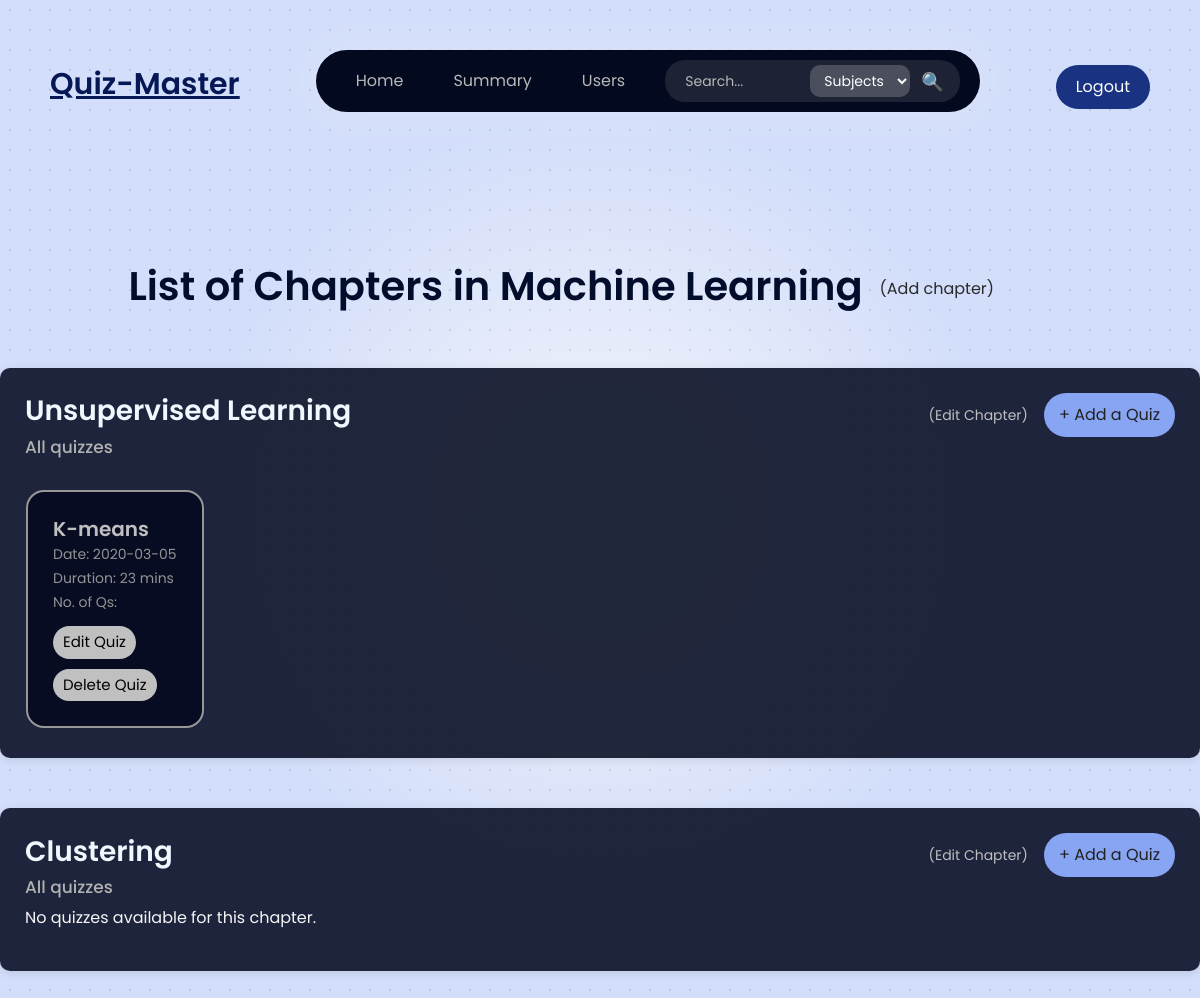
The app's page /admin/subject/1/chapters_list with its own data.
### models/models.py (models this page shows, shortened)
class Subjects(db.Model):
    __tablename__ = 'subjects'
    id = db.Column(db.Integer, primary_key=True)
    name = db.Column(db.String(100), unique=True, nullable=False)
    description = db.Column(db.Text, nullable=True)

class Chapter(db.Model):
    __tablename__ = 'chapters'
    id = db.Column(db.Integer, primary_key=True)
    subject_id = db.Column(db.Integer, db.ForeignKey('subjects.id'), nullable=False)
    name = db.Column(db.String(100), nullable=False)
    description = db.Column(db.Text, nullable=True)

class Quiz(db.Model):
    __tablename__ = 'quizzes'
    id = db.Column(db.Integer, primary_key=True)
    subject_id = db.Column(db.Integer, db.ForeignKey('subjects.id'), nullable=False)
    chapter_id = db.Column(db.Integer, db.ForeignKey('chapters.id'), nullable=False)
    date_of_quiz = db.Column(db.Date, nullable=False)
    time_duration = db.Column(db.Integer, nullable=False)
    remarks = db.Column(db.Text, nullable=True)

### app.py (the view)
@app.route('/admin/subject/<int:subject_id>/chapters_list', methods=['GET'])
def chapters_list(subject_id):
    subject = Subjects.query.get(subject_id)
    if not subject:
        return "Subject not found", 404
    search_query = request.args.get('q', '').strip()
    chapters = Chapter.query.filter_by(subject_id=subject_id).all()
    quizzes_with_chapters = []
    for chapter in chapters:
        if search_query:
            quizzes = Quiz.query.filter(Quiz.chapter_id == chapter.id, Quiz.remarks.ilike(f"%{search_query}%")).all()
        else:
            quizzes = Quiz.query.filter_by(chapter_id=chapter.id).all()
        if quizzes or not search_query:
            quizzes_with_chapters.append({
                'chapter': chapter,
                'quiz': quizzes
            })
    return render_template('chapters_list.html', arr_quiz=quizzes_with_chapters, subject=subject, search_query=search_query)

### templates/chapters_list.html (shortened to what this page needs)
<!DOCTYPE html>
<html lang="en">
<head>
    <link rel="stylesheet" href="{{ url_for('static', filename='styles.css') }}">
</head>
<body class='page_look'>
    {%include 'navbar.html'%}
    <div>
        <div style="display:flex;">
        <h1
            style="text-align: left;margin-left: 10.7%; margin-top: 0px;color: #020d2c;font-weight: 600; font-family: 'Poppins', sans-serif;">
            List of Chapters in {{ subject.name }}</h1>
        <a href="{{ url_for('render_addchapter', subject_id=subject.id)}}"
            style="color: rgb(42, 42, 42); border-radius: 15px; position: relative;text-decoration: none;margin-top: 15px;margin-left: 17px;">
            (Add chapter)
        </a>
        </div>
        {% if arr_quiz %}
        <div>
            {% for item in arr_quiz %}
            <div class="chapter-card">
                <div class="chapter-header">
                    <h3 style="font-weight: 600; color: aliceblue;">{{ item.chapter.name }}</h3>
                    <div style="display: flex; gap: 10px;">
                        <a href="{{ url_for('redirect_edit_chapter', chapter_id = item.chapter.id) }}">
                            <button type="button"
                                style="text-decoration: none; color: rgb(191, 191, 191);background: none; border: none;font-size: 14px;margin-top: 11px;">
                                (Edit Chapter)
                            </button>
                        </a>
                        <a href="{{ url_for('create_quiz', subject_id=subject.id, chapter_id = item.chapter.id) }}">
                            <button type="button" class="add-quiz-btn">
                                + Add a Quiz
                            </button>
                        </a>
                    </div>
                </div>
                <h4 style="color: rgb(177, 177, 177);font-size: 17px;">All quizzes</h4>
                {% if item.quiz %}
                <div>
                    <div class="quiz-container" style="padding: 5px 1px;">
                        {% for quiz in item.quiz %}
                        <div class="quiz-card">
                            <a href="{{ url_for('quiz_questions', quiz_id = quiz.id) }}"
                                class="card-link">
                                <h5 style="font-weight: 550;">{{ quiz.remarks }}</h5>
                                <p>Date: {{ quiz.date_of_quiz }}</p>
                                <p>Duration: {{ quiz.time_duration }} mins</p>
                                <p>No. of Qs: {{ quiz.num_questions }}</p>
                            </a>
                            <a
                                href="{{ url_for('redirect_edit_quiz', subject_id=subject.id, chapter_id=item.chapter.id, quiz_id=quiz.id) }}">
                                <button type="button"
                                    style="background-color: #c0c0c0; margin-top: 10px; color: rgb(0, 0, 0); border: none; font-size: 15px; padding: 5px 10px; border-radius: 35px; cursor: pointer;">
                                    Edit Quiz
                                </button>
                            </a>
                            <form
                                action="{{ url_for('delete_quiz', subject_id=subject.id, chapter_id=item.chapter.id, quiz_id=quiz.id) }}"
                                method="POST">
                                <button type="submit"
                                    style="background-color: #c0c0c0;margin-top: 10px; color: rgb(0, 0, 0);border: none; font-size: 15px; padding: 5px 10px; border-radius: 35px; cursor: pointer;">
                                    Delete Quiz
                                </button>
                            </form>
                        </div>
                        {% endfor %}
                    </div>
                </div>
                {% else %}
                <p style="color: whitesmoke; font-family: 'Poppins', sans-serif;">No quizzes available for this chapter.
                </p>
                {% endif %}
            </div>
            {% endfor %}
        </div>
        {% else %}
        <p style="color: #37497d; text-align: center; margin-top: 30px; font-family: 'Poppins', sans-serif;">No chapters
            available.</p>
        {% endif %}
    </div>
</body>
</html>

### static/styles.css (style rules this page uses)
.page_look { background: radial-gradient(circle, rgba(0, 0, 0, 0.1) 1px, transparent 1px) 0 0 / 20px 20px, radial-gradient(circle, #edf1fa 10%, #d3defa 50%); font-family: 'Poppins', sans-serif; margin: 0; padding: 0; }
.card-link { text-decoration: none; color: inherit; }
.chapter-card { border: 0px solid #ddd; background-color: rgb(33, 33, 33); border-radius: 10px; padding: 25px; margin: 50px 0; display: flex; flex-direction: column; box-shadow: 0px 2px 10px rgba(0, 0, 0, 0.1) }
.chapter-header { display: flex; justify-content: space-between; align-items: center; }
.quiz-card { margin: 0; border: 2px solid rgb(151, 151, 151); border-radius: 18px; padding: 20px; }
.quiz-container { display: flex; gap: 50px; background-color: rgb(247, 247, 237); padding: 5px, 5px; margin-top: 20px; border: 0px solid rgb(206, 206, 206); border-radius: 25px; padding: 20px; }
.quiz-card p { margin-bottom: 3px; color: #616161; font-size: 14px; }
.card-link { color: black; text-decoration: none; }
.chapter-card { border: 0px solid #ddd; background-color: #03091edd; border-radius: 10px; padding: 25px; margin: 50px 0; display: flex; width: auto; max-width: 1200px; flex-direction: column; margin: 50px auto; box-shadow: 0px 2px 10px rgba(0, 0, 0, 0.1) }
.add-quiz-btn { background-color: #87a5f2; color: rgb(33, 33, 33); border: none; padding: 10px 15px; font-size: 16px; border-radius: 25px; cursor: pointer; transition: background-color 0.3s ease; }
.quiz-card { background-color: #03091ed8; margin: 0; border-radius: 18px; padding: 25px; }
.quiz-container { display: flex; gap: 50px; background-color: rgb(33, 33, 33, 0.0); border-color: black; padding: 5px, 5px; margin-top: 20px; border: 0px solid rgb(206, 206, 206); border-radius: 25px; padding: 20px; }
.quiz-card p { margin-bottom: 3px; color: #939393; font-size: 14px; }
.quiz-card h5 { margin-bottom: 3px; color: #bfbfbf; }

### records on screen
Subjects: name "Machine Learning"
Chapter: chapter.name "Unsupervised Learning"
Quiz: remarks "K-means", date_of_quiz "2020-03-05", time_duration "23"
Chapter: chapter.name "Clustering"
